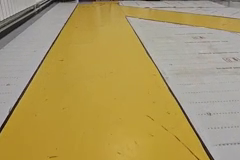
#> input picture frame 53 of 竞速视觉代码/wu_jiguang/[SHANA]ict.mp4, 240 x 160 px, given in place of day_15.mp4, which was not available
$ python HSV.py
#> lines starting #> are read from the running program, lines starting #| are printed output that depends on the picture; after the words box and inside, x2 and y2 are one past the last pixel; in counts of white or black regions, pixels touching at a corner belong together; pictures that were not available may be replaced by others from this repository, and a replacement may not be noted
import cv2
import numpy as np

# 创建滑动条，便于调参

# 滑动条的回调函数，获取滑动条位置处的值
def empty():
    h_min = cv2.getTrackbarPos("Hue Min", "TrackBars")
    h_max = cv2.getTrackbarPos("Hue Max", "TrackBars")
    s_min = cv2.getTrackbarPos("Sat Min", "TrackBars")
    s_max = cv2.getTrackbarPos("Sat Max", "TrackBars")
    v_min = cv2.getTrackbarPos("Val Min", "TrackBars")
    v_max = cv2.getTrackbarPos("Val Max", "TrackBars")
    print(h_min, h_max, s_min, s_max, v_min, v_max)
    return h_min, h_max, s_min, s_max, v_min, v_max


path = 'Resources/11.jpg'
# 创建一个窗口，放置6个滑动条
cv2.namedWindow("TrackBars")
cv2.resizeWindow("TrackBars", 640, 240)
cv2.createTrackbar("Hue Min", "TrackBars", 0, 179, empty)
cv2.createTrackbar("Hue Max", "TrackBars", 179, 179, empty)
cv2.createTrackbar("Sat Min", "TrackBars", 75, 255, empty)
cv2.createTrackbar("Sat Max", "TrackBars", 170, 255, empty)
cv2.createTrackbar("Val Min", "TrackBars", 0, 255, empty)
cv2.createTrackbar("Val Max", "TrackBars", 255, 255, empty)
cap = cv2.VideoCapture('day_15.mp4')

# [8 lines of commented-out code are left out]

while True:
    ret, img = cap.read()
#> img is the input picture: shape (160, 240, 3); mean B, G, R 97.3, 151.7, 171.3
    img = cv2.resize(img,(320, 240))
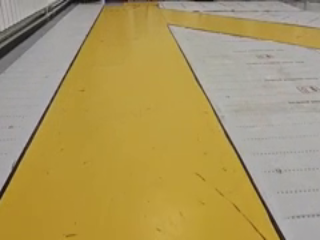
#> img: shape (240, 320, 3); mean B, G, R 97.2, 151.6, 171.3
    imgHSV = cv2.cvtColor(img, cv2.COLOR_BGR2HSV)
#> imgHSV: shape (240, 320, 3); mean H, S, V 30.5, 106, 171.3
    # 调用回调函数，获取滑动条的值
    h_min, h_max, s_min, s_max, v_min, v_max = empty()
    lower = np.array([h_min, s_min, v_min])
    upper = np.array([h_max, s_max, v_max])
    # 获得指定颜色范围内的掩码
    mask = cv2.inRange(imgHSV, lower, upper)
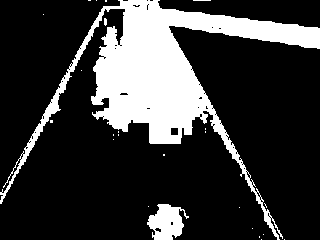
#> mask: shape (240, 320); 22% white; 25 white regions (22 under 20 px), largest, box (x1, y1, x2, y2) and area: (0, 0, 320, 240) 15837, (147, 204, 189, 240) 960, (104, 18, 107, 26) 21
    # 对原图图像进行按位与的操作，掩码区域保留
    imgResult = cv2.bitwise_and(img, img, mask=mask)
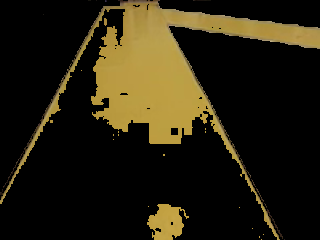
#> imgResult: shape (240, 320, 3); mean B, G, R 15.1, 32.5, 38.6

    cv2.imshow("Mask", mask)
    cv2.imshow("Result", imgResult)

    cv2.waitKey(1)

$ run again, starting later in the video
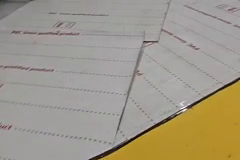
#> input picture frame 240 of 竞速视觉代码/wu_jiguang/[SHANA]ict.mp4, 240 x 160 px, given in place of day_15.mp4, which was not available
#> img is the input picture: shape (160, 240, 3); mean B, G, R 137.2, 153.1, 160.6
#> `img = cv2.resize(img,(320, 240))`:
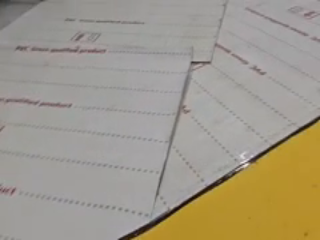
#> img: shape (240, 320, 3); mean B, G, R 137.2, 153, 160.5
#> imgHSV: shape (240, 320, 3); mean H, S, V 47.1, 35.3, 160.6
#> `mask = cv2.inRange(imgHSV, lower, upper)`:
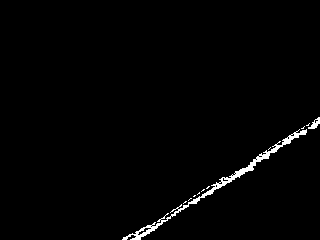
#> mask: shape (240, 320); 1.4% white; 11 white regions (9 under 20 px), largest, box (x1, y1, x2, y2) and area: (122, 129, 307, 240) 984, (308, 117, 320, 129) 67

$ run again, starting later in the video
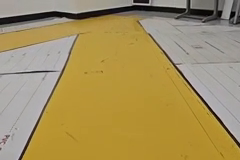
#> input picture frame 428 of 竞速视觉代码/wu_jiguang/[SHANA]ict.mp4, 240 x 160 px, given in place of day_15.mp4, which was not available
#> img is the input picture: shape (160, 240, 3); mean B, G, R 93.7, 144.7, 164.7
#> img: shape (240, 320, 3)
#> imgHSV: shape (240, 320, 3); mean H, S, V 34.8, 104.6, 164.7
#> `mask = cv2.inRange(imgHSV, lower, upper)`:
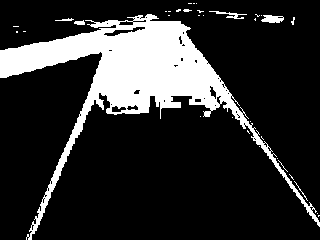
#> mask: shape (240, 320); 18.5% white; 35 white regions (29 under 20 px), largest, box (x1, y1, x2, y2) and area: (0, 14, 320, 240) 13742, (261, 15, 284, 23) 134, (209, 11, 247, 19) 97, (74, 20, 85, 25) 40, (55, 18, 74, 21) 31, (294, 181, 308, 201) 23
#> `imgResult = cv2.bitwise_and(img, img, mask=mask)`:
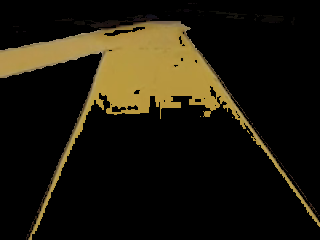
#> imgResult: shape (240, 320, 3); mean B, G, R 12.3, 25.2, 30.3
